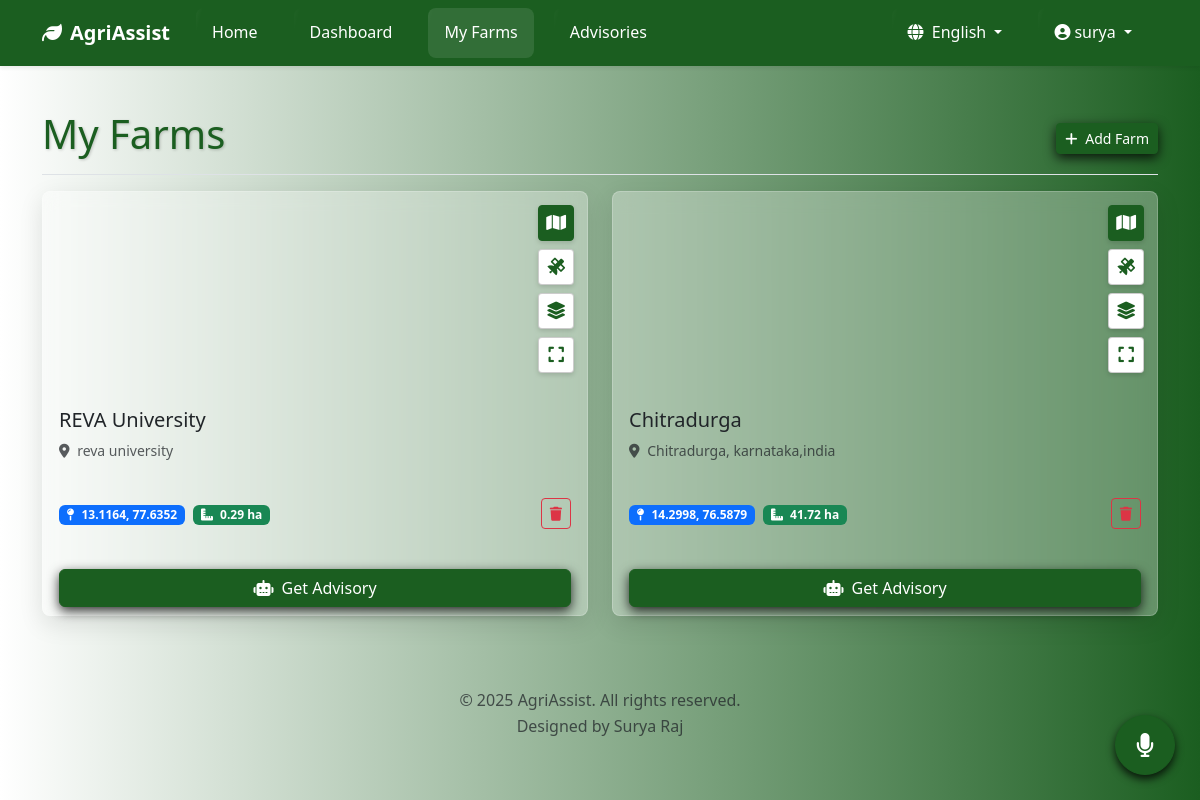
Page /farms (signed in) on the earlier database version.
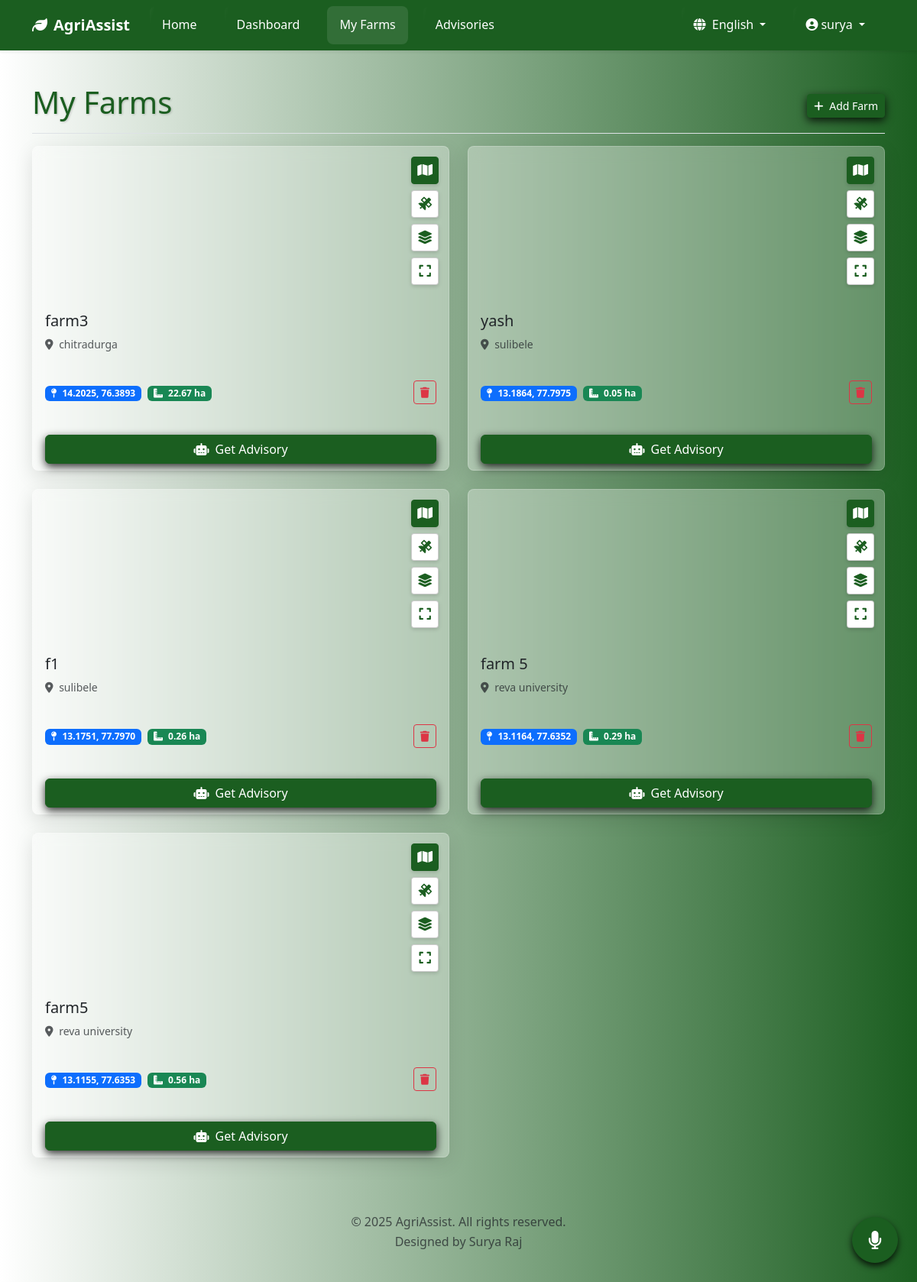
Same page on the later database version.
### app.py (models this page shows)
class Farm(db.Model):
    id = db.Column(db.Integer, primary_key=True)
    name = db.Column(db.String(100), nullable=False)
    location = db.Column(db.String(200), nullable=False)
    latitude = db.Column(db.Float, nullable=False)
    longitude = db.Column(db.Float, nullable=False)
    area_hectares = db.Column(db.Float, nullable=True)
    area_geojson = db.Column(db.Text, nullable=True)
    created_at = db.Column(db.DateTime, default=datetime.utcnow)
    user_id = db.Column(db.Integer, db.ForeignKey('user.id'), nullable=False)
    advisories = db.relationship('Advisory', backref='farm', lazy=True, cascade='all, delete-orphan')

### app.py (the view)
@app.route('/farms')
@login_required
def farms():
    crop_options_translated = [(crop, _(crop)) for crop in CROP_OPTIONS]
    soil_types_options_translated = [(soil, _(soil)) for soil in SOIL_TYPE_OPTIONS]
    crop_stages_options_translated = [(stage, _(stage)) for stage in CROP_STAGE_OPTIONS]
    return render_template(
        'farms.html', title=_('My Farms'),
        farms=current_user.farms,
        crop_options=crop_options_translated,
        soil_types=soil_types_options_translated,
        crop_stages=crop_stages_options_translated,
        google_maps_api_key=app.config.get('GOOGLE_MAPS_API_KEY')
    )

### app.py (called while the page is built)
@login_manager.user_loader
def load_user(user_id): return User.query.get(int(user_id))

def get_locale():
    if current_user.is_authenticated and current_user.language:
        return current_user.language
    if 'language' in session and session['language'] in app.config['LANGUAGES']:
        return session['language']
    return request.accept_languages.best_match(list(app.config['LANGUAGES'].keys()))

@app.before_request
def before_request():
    session.permanent = True
    app.permanent_session_lifetime = timedelta(minutes=10) # Increased session lifetime
    session.modified = True
    g.language = get_locale()

@app.context_processor
def inject_globals():
    return {
        'now': datetime.utcnow,
        'get_locale': get_locale,
        'LANGUAGES': app.config['LANGUAGES']
    }

### templates/farms.html (shortened to what the changed rows need)
{% extends "base.html" %}
{% block content %}
<div class="container py-4">
    <div class="d-flex justify-content-between flex-wrap flex-md-nowrap align-items-center pt-3 pb-2 mb-3 border-bottom">
        <h1 class="main-title">{{ _('My Farms') }}</h1>
    </div>
    {% if farms %}
        <div class="row row-cols-1 row-cols-md-2 g-4 mb-4">
            {% for farm in farms %}
                <div class="col farm-card" id="farm-card-{{ farm.id }}"
                     data-farm-id="{{ farm.id }}"
                     data-lat="{{ farm.latitude }}"
                     data-lon="{{ farm.longitude }}"
                     data-geojson="{{ farm.area_geojson | tojson }}">
                    <div class="card h-100">
                        <div class="card-img-top map-container-fullscreenable position-relative" style="height: 200px; border-radius: 1rem 1rem 0 0;">
                            <div id="farmMap{{ farm.id }}" style="height: 100%; width: 100%;"></div>
                            <div class="map-controls">
                                <button type="button" class="map-control-btn map-view-btn active" data-view-type="map" title="{{ _('Map View') }}"><i class="fas fa-map"></i></button>
                                <button type="button" class="map-control-btn map-view-btn" data-view-type="satellite" title="{{ _('Satellite View') }}"><i class="fas fa-satellite"></i></button>
                                <button type="button" class="map-control-btn map-view-btn" data-view-type="hybrid" title="{{ _('Hybrid View') }}"><i class="fas fa-layer-group"></i></button>
                                <button type="button" class="map-control-btn view-fullscreen-btn" title="{{ _('View Fullscreen') }}"><i class="fas fa-expand"></i></button>
                            </div>
                        </div>
                        <div class="card-body d-flex flex-column">
                            <h5 class="card-title">{{ farm.name }}</h5>
                            <p class="card-text text-muted small">
                                <i class="fas fa-map-marker-alt me-1"></i> {{ farm.location }}
                            </p>
                            <div class="mt-auto">
                                <div class="d-flex justify-content-between align-items-center mb-3">
                                    <div>
                                        <span class="badge bg-primary me-1">
                                            <i class="fas fa-map-pin me-1"></i> {{ "%.4f"|format(farm.latitude) }}, {{ "%.4f"|format(farm.longitude) }}
                                        </span>
                                        {% if farm.area_hectares %}
                                        <span class="badge bg-success me-1">
                                            <i class="fas fa-ruler-combined me-1"></i> {{ "%.2f"|format(farm.area_hectares) }} ha
                                        </span>
                                        {% endif %}
                                    </div>
                                    <div class="btn-group">
                                        <button type="button" class="btn btn-sm btn-outline-danger" onclick="deleteFarm('{{ farm.id }}')">
                                            <i class="fas fa-trash"></i>
                                        </button>
                                    </div>
                                </div>
                            </div>
                        </div>
                        <div class="card-footer bg-transparent border-top-0">
                            <a href="#" id="getAdvisoryBtn" class="btn btn-theme-primary w-100" data-bs-toggle="modal" data-bs-target="#getAdvisoryModal" data-farm-id="{{ farm.id }}">
                                <i class="fas fa-robot me-1"></i> {{ _('Get Advisory') }}
                            </a>
                        </div>
                    </div>
                </div>
            {% endfor %}
        </div>
    {% endif %}
</div>
{% endblock %}

Differences in the rows shown:
removed Farm: {{ farm.id }} 1 (drawn), name "REVA University", location "reva university", latitude "13.1164", longitude "77.6352", area_hectares "0.29"
removed Farm: name "Chitradurga", location "Chitradurga, karnataka,india", latitude "14.2998", longitude "76.5879", area_hectares "41.72"
added Farm: {{ farm.id }} 1 (drawn), name "farm3", location "chitradurga", latitude "14.2025", longitude "76.3893", area_hectares "22.67"
added Farm: name "yash", location "sulibele", latitude "13.1864", longitude "77.7975", area_hectares "0.05"
added Farm: name "f1", location "sulibele", latitude "13.1751", longitude "77.7970", area_hectares "0.26"
added Farm: name "farm 5", location "reva university", latitude "13.1164", longitude "77.6352", area_hectares "0.29"
added Farm: name "farm5", location "reva university", latitude "13.1155", longitude "77.6353", area_hectares "0.56"
